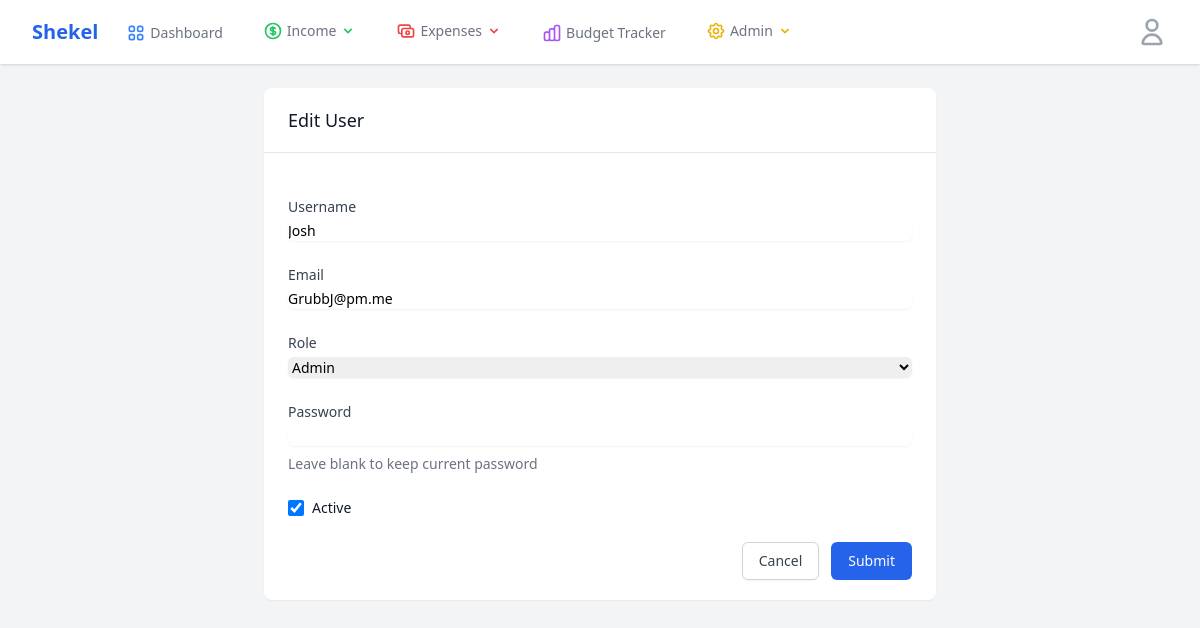
The app's page /users/1/edit (signed in) with its own data.
### app/models.py (models this page shows, shortened)
class User(UserMixin, db.Model):
    id = db.Column(db.Integer, primary_key=True)
    username = db.Column(db.String(64), unique=True, nullable=False)
    email = db.Column(db.String(120), unique=True, nullable=False)
    password_hash = db.Column(db.String(128))
    role_id = db.Column(db.Integer, db.ForeignKey("role.id"))
    is_active = db.Column(db.Boolean, default=True)
    last_login = db.Column(db.DateTime)
    created_at = db.Column(db.DateTime, default=datetime.utcnow)
    paychecks = db.relationship("Paycheck", backref="user", lazy="dynamic")
    expenses = db.relationship("Expense", backref="user", lazy="dynamic")
    def has_permission(self, permission):
        return (
            self.role is not None and (self.role.permissions & permission) == permission
        )
    def can_manage_users(self):
        return self.has_permission(Role.MANAGE_USERS)

### app/admin.py (the view)
@admin.route("/users/<int:id>/edit", methods=["GET", "POST"])
@login_required
def edit_user(id):
    if not current_user.can_manage_users():
        logger.warning(
            f"Unauthorized access attempt to user editing by {current_user.username}"
        )
        flash("You do not have permission to edit users.")
        return redirect(url_for("main.index"))
    user = User.query.get_or_404(id)
    form = UserForm(original_username=user.username)
    if form.validate_on_submit():
        user.username = form.username.data
        user.email = form.email.data
        user.role_id = form.role.data
        user.is_active = form.is_active.data
        if form.password.data:
            user.set_password(form.password.data)
        try:
            db.session.commit()
            logger.info(f"User {user.username} updated by {current_user.username}")
            flash(f"User {user.username} has been updated.")
            return redirect(url_for("admin.user_list"))
        except Exception as e:
            db.session.rollback()
            logger.error(f"Error updating user: {str(e)}")
            flash("Error updating user. Please try again.")
    elif request.method == "GET":
        form.username.data = user.username
        form.email.data = user.email
        form.role.data = user.role_id
        form.is_active.data = user.is_active
    return render_template("admin/user_form.html", form=form, title="Edit User")

### app/admin.py (shortened to what this page needs)
class UserForm(FlaskForm):
    username = StringField("Username", validators=[DataRequired()])
    email = StringField("Email", validators=[DataRequired(), Email()])
    role = SelectField("Role", coerce=int)
    is_active = BooleanField("Active")
    password = PasswordField("Password")
    submit = SubmitField("Submit")
    def __init__(self, original_username=None, *args, **kwargs):
        super(UserForm, self).__init__(*args, **kwargs)
        self.original_username = original_username
        self.role.choices = [
            (role.id, role.name) for role in Role.query.order_by("name")
        ]

### app/models.py (called while the page is built)
@login_manager.user_loader
def load_user(id):
    return User.query.get(int(id))

### app/templates/admin/user_form.html (shortened to what this page needs)
{% extends "base.html" %}
{% block content %}
<div class="bg-white shadow-sm rounded-lg max-w-2xl mx-auto">
    <div class="px-4 py-5 sm:px-6">
        <h3 class="text-lg font-medium leading-6 text-gray-900">{{ title }}</h3>
    </div>
    <div class="border-t border-gray-200 px-4 py-5 sm:px-6">
        <form method="POST" class="space-y-6">
            <div>
                <label for="username" class="block text-sm font-medium text-gray-700">Username</label>
                <div class="mt-1">
                    {{ form.username(class="shadow-sm focus:ring-blue-500 focus:border-blue-500 block w-full sm:text-sm
                    border-gray-300 rounded-md") }}
                </div>
            </div>
            <div>
                <label for="email" class="block text-sm font-medium text-gray-700">Email</label>
                <div class="mt-1">
                    {{ form.email(class="shadow-sm focus:ring-blue-500 focus:border-blue-500 block w-full sm:text-sm
                    border-gray-300 rounded-md") }}
                </div>
            </div>
            <div>
                <label for="role" class="block text-sm font-medium text-gray-700">Role</label>
                <div class="mt-1">
                    {{ form.role(class="shadow-sm focus:ring-blue-500 focus:border-blue-500 block w-full sm:text-sm
                    border-gray-300 rounded-md") }}
                </div>
            </div>
            <div>
                <label for="password" class="block text-sm font-medium text-gray-700">Password</label>
                <div class="mt-1">
                    {{ form.password(class="shadow-sm focus:ring-blue-500 focus:border-blue-500 block w-full sm:text-sm
                    border-gray-300 rounded-md") }}
                </div>
                {% if title == 'Edit User' %}
                <p class="mt-2 text-sm text-gray-500">Leave blank to keep current password</p>
                {% endif %}
            </div>
            <div class="flex items-center">
                {{ form.is_active(class="h-4 w-4 text-blue-600 focus:ring-blue-500 border-gray-300 rounded") }}
                <label for="is_active" class="ml-2 block text-sm text-gray-900">Active</label>
            </div>
            <div class="flex justify-end space-x-3">
                <a href="{{ url_for('admin.user_list') }}"
                    class="inline-flex items-center px-4 py-2 border border-gray-300 shadow-sm text-sm font-medium rounded-md text-gray-700 bg-white hover:bg-gray-50">
                    Cancel
                </a>
                {{ form.submit(class="inline-flex items-center px-4 py-2 border border-transparent text-sm font-medium
                rounded-md text-white bg-blue-600 hover:bg-blue-700") }}
            </div>
        </form>
    </div>
</div>
{% endblock %}

### records on screen
User: username "Josh", email "GrubbJ@pm.me", role "Admin", is_active "☑"

### other values on screen
{{ title }} "Edit User"
